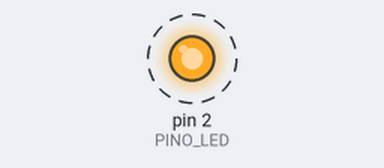
A sketch run on a simulated Arduino Uno, built with avr-gcc and run on an emulated ATmega328P. On the bench: output pins drawn as LEDs (lit = HIGH). Dashed ring = blinking. What the sketch prints to the serial monitor is not drawn.

Above: at 2.5 s.
Timing chart, 0 to 6.6 s (numbered marks = the images above):
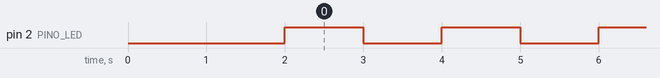

Measured:
- by itself, pin 2 (PINO_LED): alternates HIGH for 1.0 s and LOW for 1.0 s

The sketch:

teste_serial.ino
```cpp
#include <Arduino.h>

constexpr uint8_t PINO_LED = 2;

uint32_t contador = 0;

void setup() {
  Serial.begin(115200);
  delay(2000);
  pinMode(PINO_LED, OUTPUT);
}

void loop() {
  contador++;

  Serial.print("teste ");
  Serial.println(contador);

  digitalWrite(PINO_LED, contador % 2);
  delay(1000);
}
```
